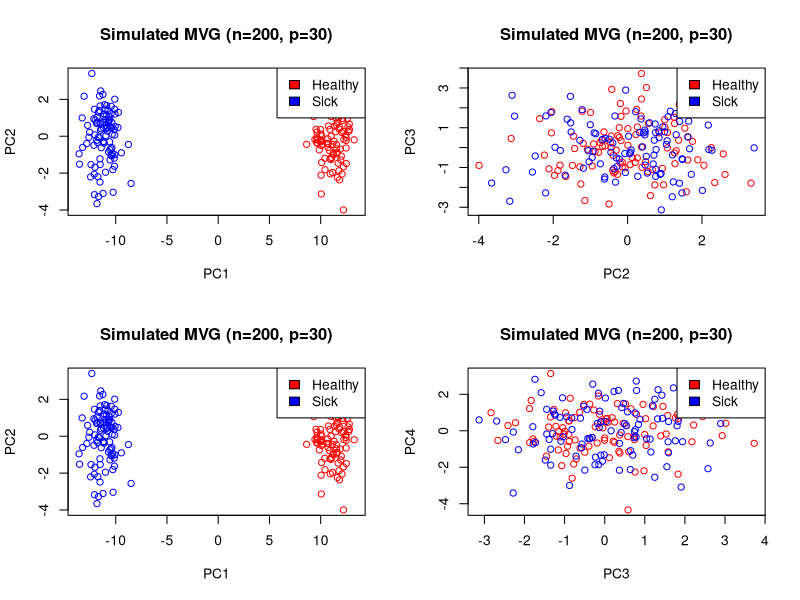

Recreate this plot in R.
library(MASS)

healthy.mean = rnorm(30, mean=10, sd=5)
sigma = diag(30)

sick.mean = healthy.mean
important.variables = c(3, 9, 23)
mean.diff = c(20, -10, 3)
sick.mean[important.variables] = sick.mean[important.variables] - mean.diff



healthy.subjects = mvrnorm(100, healthy.mean, sigma)
sick.subjects = mvrnorm(100, sick.mean, sigma)

group = rbind(healthy.subjects, sick.subjects)

## Exercise
#
# 1. Perform a principal components analysis on group.
#
group.pca = prcomp(group)
#
# 2. Write a helper function called plotPCA that takes
# a data matrix with 2 columns and plots the first column
# against the second.  You should assume that the columns are
# from the PCA (you may wish to review gene-eda4.r). Color
# the "healthy" subjects red and the "sick" subjects blue.
# Your helper function should also label the plot
# "Simulated  MVG (n= 200, p=30)" and put a legend in the
# top right corner.
#
cols = c('red', 'blue')
plotPCA <- function(data) {
    plot(data, main="Simulated MVG (n=200, p=30)",
         col=cols[c(rep(1, 100), rep(2, 100))])
    legend("topright", c("Healthy", "Sick"), fill=cols)
}
# 3. Produce four figures in one window by calling your
# helper function on the:
#   a. 1st vs 2nd PC
#   b. 2nd vs 3rd PC
#   b. 1st vs 3rd PC
#   b. 3rd vs 4th PC
par(mfrow=c(2, 2))
plotPCA(group.pca$x[, 1:2])
plotPCA(group.pca$x[, 2:3])
plotPCA(group.pca$x[, c(1, 2)])
plotPCA(group.pca$x[, 3:4])
